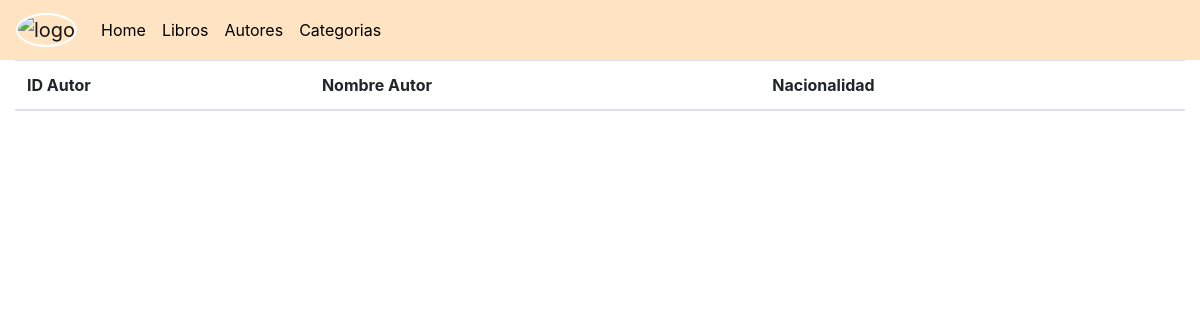
The app's page /catalogo/catalogo-autor, older data.
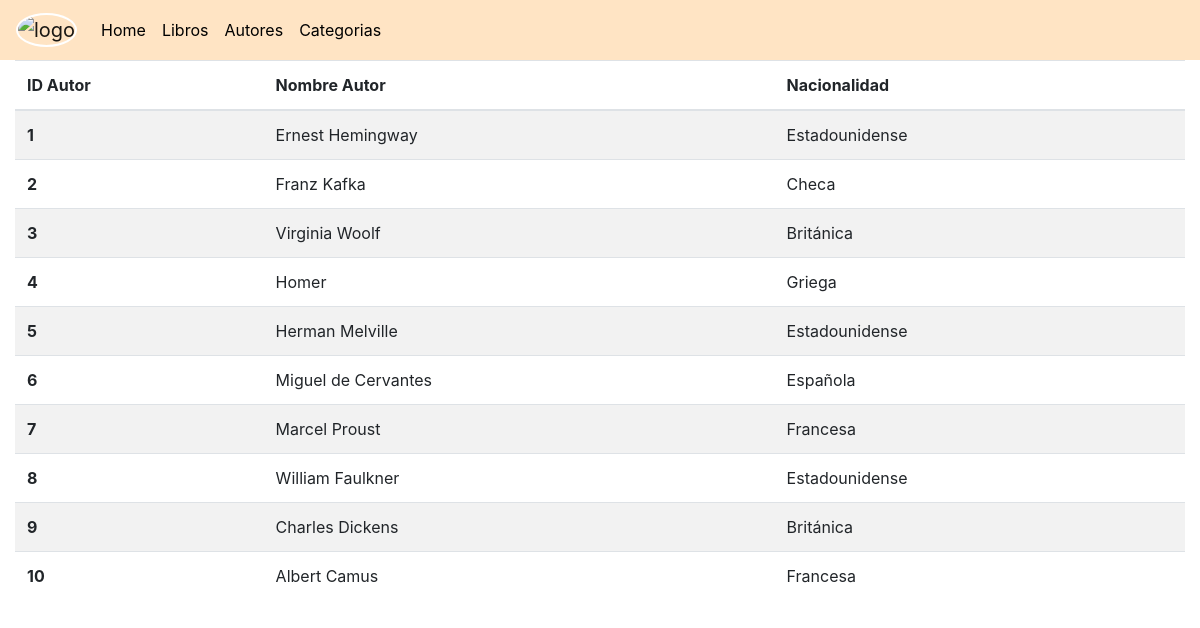
The same page, newer data.
### catalogo/models.py (models this page shows)
class NavBar(models.Model):
    id_navbar = models.AutoField(db_column="idNavbar", primary_key=True)
    titulo = models.CharField(max_length=100)
    url = models.URLField()

class Autor(models.Model):
    id_autor = models.AutoField(db_column="idAutor", primary_key=True)
    nombre = models.CharField(max_length=100)
    nacionalidad = models.CharField(max_length=100)

### catalogo/views.py (the view)
# urls.py: path('catalogo-autor', views.catalogoAutor, name="catalogoAutor"),
def catalogoAutor(request):
    Navbars = NavBar.objects.all()
    Autores = Autor.objects.all()
    context = {
        "Navbars": Navbars,
        "Autores": Autores
    }
    return render (request, 'catalogo/catalogoAutor.html', context)

### catalogo/templates/catalogo/catalogoAutor.html (shortened to what this page needs)
<!DOCTYPE html>
<html lang="en">
<head>
    <link rel="stylesheet" href="https://cdn.jsdelivr.net/npm/bootstrap@4.6.2/dist/css/bootstrap.min.css">
    <link href="https://unpkg.com/aos@2.3.1/dist/aos.css" rel="stylesheet">
    <link rel="stylesheet" href="sweetalert2.min.css">
</head>
<body>
    <nav class="navbar navbar-expand-lg navbar-light" style="background-color: bisque;">
        <a class="navbar-brand" href="/catalogo/home"><img src="" alt="logo" style="height: 60px; width: 60px; border-radius: 50%; border: 2px solid white;"></a>
        <div class="collapse navbar-collapse" id="navbarNav">
          <ul class="navbar-nav">
            {% for Navbar in Navbars%}
            <li class="nav-item active">
              <a class="nav-link" href="{{Navbar.url}}" style="color: black;">{{Navbar.titulo}} <span class="sr-only">(current)</span></a>
            </li>
            {% endfor %}
          </ul>
        </div>
      </nav>
      <div class="container-fluid">
        <div class="row">
            <div class="col-lg-12">
                <table class="table table-striped">
                    <thead>
                      <tr>
                        <th scope="col">ID Autor</th>
                        <th scope="col">Nombre Autor</th>
                        <th scope="col">Nacionalidad</th>
                      </tr>
                    </thead>
                    <tbody>
                        {%for Autor in Autores%}
                      <tr>
                        <th scope="row">{{Autor.id_autor}}</th>
                        <td>{{Autor.nombre}}</td>
                        <td>{{Autor.nacionalidad}}</td>
                      </tr>
                      {% endfor %}
                    </tbody>
                  </table>
            </div>
        </div>
      </div>
</body>
</html>

Row changes from the older to the newer data that the page shows:
added Autor: id_autor "1", nombre "Ernest Hemingway", nacionalidad "Estadounidense"
added Autor: id_autor "2", nombre "Franz Kafka", nacionalidad "Checa"
added Autor: id_autor "3", nombre "Virginia Woolf", nacionalidad "Británica"
added Autor: id_autor "4", nombre "Homer", nacionalidad "Griega"
added Autor: id_autor "5", nombre "Herman Melville", nacionalidad "Estadounidense"
added Autor: id_autor "6", nombre "Miguel de Cervantes", nacionalidad "Española"
added Autor: id_autor "7", nombre "Marcel Proust", nacionalidad "Francesa"
added Autor: id_autor "8", nombre "William Faulkner", nacionalidad "Estadounidense"
added Autor: id_autor "9", nombre "Charles Dickens", nacionalidad "Británica"
added Autor: id_autor "10", nombre "Albert Camus", nacionalidad "Francesa"
